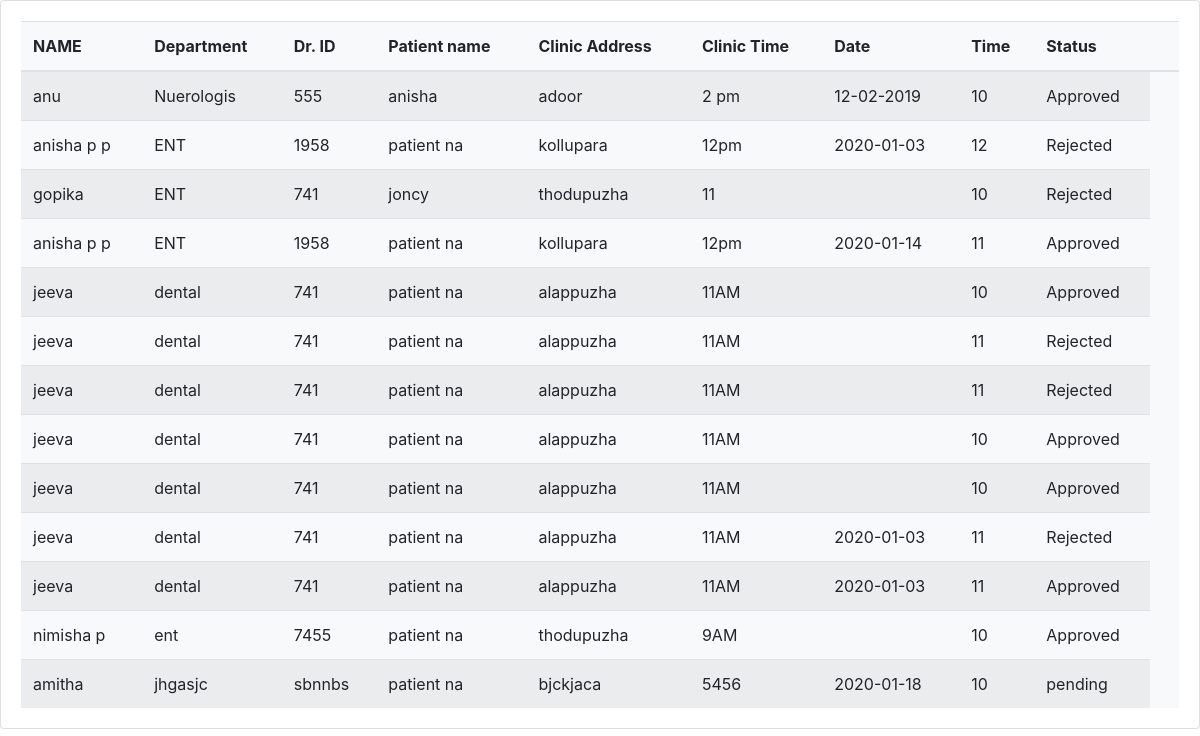
The page /viewbooking.php on the database its author committed.
### tables this page shows
CREATE TABLE `appoinment` (
  `id` int(5) NOT NULL,
  `name` varchar(10) NOT NULL,
  `department` varchar(10) NOT NULL,
  `nationalid` varchar(10) NOT NULL,
  `username` varchar(10) NOT NULL,
  `clinicadress` varchar(20) NOT NULL,
  `clinictime` varchar(10) NOT NULL,
  `date` varchar(10) NOT NULL,
  `time` int(11) NOT NULL,
  `status` varchar(10) NOT NULL
);

### viewbooking.php (the view, shortened to what this page needs)
<!doctype html>
<html>
<head>
		<link  rel="stylesheet" href="fontawesome/css/all.min.css">
		<link href="css/sb-admin-2.min.css" rel="stylesheet">
		<link href="css/bootstrap.min.css" rel="stylesheet">
		<link href="css/style.css" rel="stylesheet">
		<link href="css/style3.css" rel="stylesheet">
		<link rel="stylesheet" href="css/style3.css">
</head>
<body>
<div class="card">
<div class="card-body">
<table class="table table-striped card-text bg-light">
<thead>
	<tr>
	<th class="">NAME</th>
	<th>Department</th>
	<th>Dr. ID</th>
	<th>Patient name</th>
	<th>Clinic Address</th>
	<th>Clinic Time</th>
	<th>Date</th>
	<th>Time</th>
	<th>Status</th>
	<th> </th>
	</tr>
</thead>
	<?php
	include("connection.php");
	$result=mysqli_query($con,"SELECT * from appoinment");
	while($row=mysqli_fetch_assoc($result))
	{
	?>
	<tr>
		<form action="reject_and_approving.php" method="post">
		<td><?php echo $row['name'];?></td>
		<td><?php echo $row['department'];?></td>
		<td><?php echo $row['nationalid'];?></td>
		<td><?php echo $row['username'];?></td>
		<td><?php echo $row['clinicadress'];?></td>
		<td ><?php echo $row['clinictime'];?></td>
		<td><?php echo $row['date'];?></td>
		<td><?php echo $row['time'];?></td>
		<td><?php echo $row['status'];?></td>
		</form>
	</tr>
<?php
	}
?>
</table>
</div>
</div>
</body>
</html>

### rows shown on the page
appoinment: name "anu", department "Nuerologis", nationalid "555", username "anisha", clinicadress "adoor", clinictime "2 pm", date "12-02-2019", time "10", status "Approved"
appoinment: name "anisha p p", department "ENT", nationalid "1958", username "patient na", clinicadress "kollupara", clinictime "12pm", date "2020-01-03", time "12", status "Rejected"
appoinment: name "gopika", department "ENT", nationalid "741", username "joncy", clinicadress "thodupuzha", clinictime "11", time "10", status "Rejected"
appoinment: name "anisha p p", department "ENT", nationalid "1958", username "patient na", clinicadress "kollupara", clinictime "12pm", date "2020-01-14", time "11", status "Approved"
appoinment: name "jeeva", department "dental", nationalid "741", username "patient na", clinicadress "alappuzha", clinictime "11AM", time "10", status "Approved"
appoinment: name "jeeva", department "dental", nationalid "741", username "patient na", clinicadress "alappuzha", clinictime "11AM", time "11", status "Rejected"
appoinment: name "jeeva", department "dental", nationalid "741", username "patient na", clinicadress "alappuzha", clinictime "11AM", time "11", status "Rejected"
appoinment: name "jeeva", department "dental", nationalid "741", username "patient na", clinicadress "alappuzha", clinictime "11AM", time "10", status "Approved"
appoinment: name "jeeva", department "dental", nationalid "741", username "patient na", clinicadress "alappuzha", clinictime "11AM", time "10", status "Approved"
appoinment: name "jeeva", department "dental", nationalid "741", username "patient na", clinicadress "alappuzha", clinictime "11AM", date "2020-01-03", time "11", status "Rejected"
appoinment: name "jeeva", department "dental", nationalid "741", username "patient na", clinicadress "alappuzha", clinictime "11AM", date "2020-01-03", time "11", status "Approved"
appoinment: name "nimisha p", department "ent", nationalid "7455", username "patient na", clinicadress "thodupuzha", clinictime "9AM", time "10", status "Approved"
appoinment: name "amitha", department "jhgasjc", nationalid "sbnnbs", username "patient na", clinicadress "bjckjaca", clinictime "5456", date "2020-01-18", time "10", status "pending"
